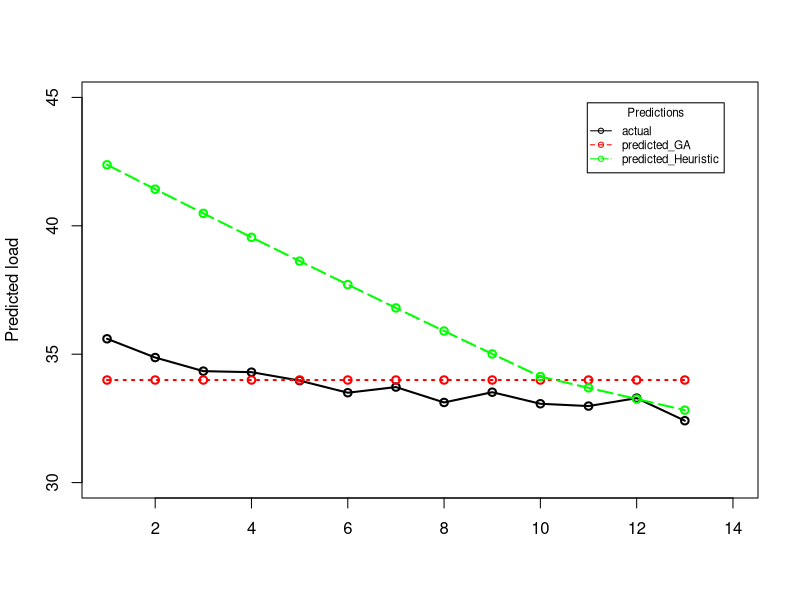

Reproduce this figure in R.
library(readxl)
library(ggplot2)

dawn_actual<-unlist(read_excel("Alldata_excel.xlsx", range = "K81:K93",col_names = FALSE))
dawn_predictedGA<-unlist(read_excel("Alldata_excel.xlsx", range = "L81:L93",col_names = FALSE))
dawn_predictedMNLR<-unlist(read_excel("Alldata_excel.xlsx", range = "M81:M93",col_names = FALSE))

x<-seq(1,13)
y1<-dawn_actual
y2<-dawn_predictedGA
y3<-dawn_predictedMNLR
line_width <-2

length(seq(32,42,by=0.77))

tiff("dawn2.tiff", units="in", width=5, height=5, res=300)
plot(x,seq(32,42,by=0.77),xlim = c(1,14),ylim =c(30,45),type="n",ylab="Predicted load",xlab = "")
lines(x,y1,type="o",col="black",lty=1,lwd=line_width)
lines(x,y2,type="o",col="red",lty=3,lwd=line_width)
lines(x,y3,type="o",col="green",lty=5,lwd=line_width)
#axis(side=2, at=seq(32,42, by=0.77))
legend("topright",inset = 0.05,
       c("actual","predicted_GA","predicted_Heuristic"),lty = c(1,2,5),
       col = c("black","red","green"),
       title = "Predictions",cex = 0.7,pch = c(1,1,1)
)
dev.off()
